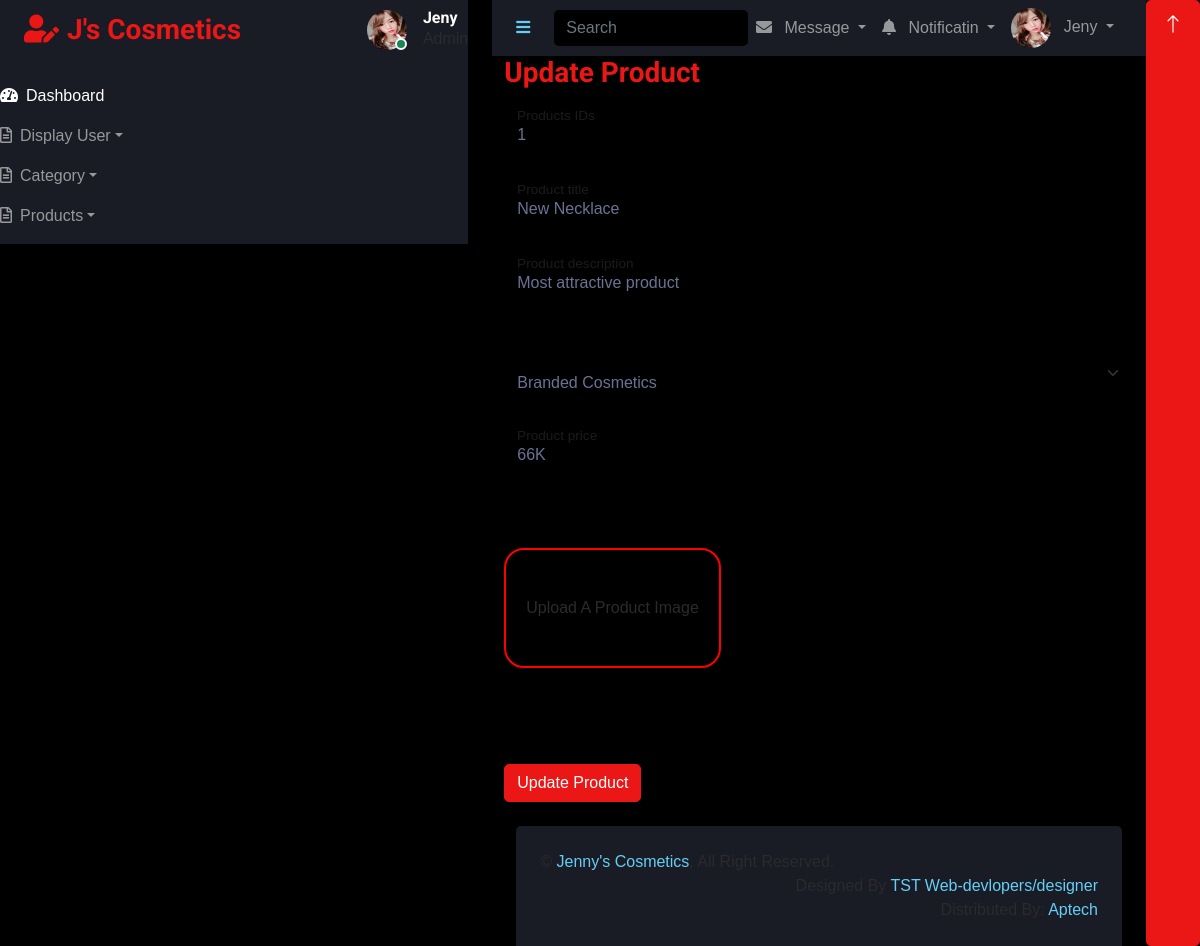
/admin/updproduct.php?id=1, run on the app's committed database.
### tables this page shows
CREATE TABLE `addproduct` (
  `pid` int(11) NOT NULL,
  `ptitle` varchar(255) NOT NULL,
  `pdescription` text NOT NULL,
  `pcategory` int(255) NOT NULL,
  `pprice` varchar(255) NOT NULL,
  `pimage` varchar(255) NOT NULL,
  `status` tinyint(4) NOT NULL DEFAULT 1
);

### admin/updproduct.php (the view, shortened to what this page needs)
<?php
require('../includes/config.php');
$pro_fetch = $_GET['id'];
$pro_id = "SELECT * FROM `addproduct` WHERE pid = '$pro_fetch'";
$con_db = mysqli_query($connection,$pro_id);
 if(mysqli_num_rows($con_db) > 0){
    while($up_db = mysqli_fetch_assoc($con_db)){
?>
<!DOCTYPE html>
<html lang="en">
<head>
    <link href="https://cdnjs.cloudflare.com/ajax/libs/font-awesome/5.10.0/css/all.min.css" rel="stylesheet">
    <link href="https://cdn.jsdelivr.net/npm/bootstrap-icons@1.4.1/font/bootstrap-icons.css" rel="stylesheet">
    <link href="lib/owlcarousel/assets/owl.carousel.min.css" rel="stylesheet">
    <link href="lib/tempusdominus/css/tempusdominus-bootstrap-4.min.css" rel="stylesheet" />
    <link href="css/bootstrap.min.css" rel="stylesheet">
    <link href="css/style.css" rel="stylesheet">
</head>
<body>
    <div class="container-fluid position-relative d-flex p-0">
        <?php
        include('sidebar.php');
        ?>
        <div class="content">
            <?php
            include('navbar.php');
            ?>
          <div class="container-fluid">
                        <h3 class="text-primary">Update Product</h3>
                        <form action="updprodetails.php" method="post" enctype= "multipart/form-data">
                        <div class="form-floating mb-3">
                            <input type="text" name="pid" class="form-control" id="floatingText" placeholder="Prouct ID" value="<?php echo $up_db['pid'];?>">
                            <label for="pid">Products IDs</label>
                        </div>
                        <div class="form-floating mb-3">
                            <input type="text" name="ptitle" class="form-control" id="floatingText" placeholder="Prouct Title" value="<?php echo $up_db['ptitle'];?>">
                            <label for="ptitle" >Product title</label>
                        </div>
                        <div class="form-floating mb-3">
                            <input type="text" name="pdesc" class="form-control" id="floatingInput" placeholder="Product Discription" value="<?php echo $up_db['pdescription'];?>">
                            <label for="pdesc" >Product description</label>
                        </div>
                        <div class="form-floating mb-3">
                  <br>
                <?php
                $products = "SELECT * from `addcat`";
                $result1 = mysqli_query($connection, $products);
                if(mysqli_num_rows($result1) > 0) {
                  ?>
                <select class="form-select col-md-12" name="pcat" aria-label="Default select example">
                    <?php
                    while($row = mysqli_fetch_assoc($result1)){
                    ?>
                    <option value="<?php echo $row['id']?>"><?php echo  $row['name']?></option>
                    <?php
                    }
                    }
                    ?>
                </select>
                </div>
                        <div class="form-floating mb-4">
                            <input type="text" name="pprice" class="form-control" id="floatingPrice" placeholder="Product price" value="<?php echo $up_db['pprice'];?>">
                            <label for="cdesc">Product price</label>
                        </div>
                        <div class=" mb-4 py-5">
                            <label for="imgFile">
                                <div class="addFile">
                                    Upload A Product Image
                                </div>
                            </label>
                        </div>
                        <br>
                        <input type="submit"  class="btn btn-primary btn-user btn-block"  value="Update Product"name="submit">
                        </form>
        </div>
       <?php
    }
       }
       ?>
          <?php
          include('footer.php');
          ?>
        </div>
        <a href="#" class="btn btn-lg btn-primary btn-lg-square back-to-top"><i class="bi bi-arrow-up"></i></a>
    </div>
</body>
</html>

### admin/sidebar.php (shortened to what this page needs)
<div class="sidebar pe-4 pb-3">
            <nav class="navbar bg-secondary navbar-dark">
                <a href="index.php" class="navbar-brand mx-4 mb-3">
                    <h3 class="text-primary"><i class="fa fa-user-edit me-2"></i>J's Cosmetics </h3>
                </a>
                <div class="d-flex align-items-center ms-4 mb-4">
                    <div class="position-relative">
                        <img class="rounded-circle" src="./img/jeny.jpg" alt="" style="width: 40px; height: 40px;">
                        <div class="bg-success rounded-circle border border-2 border-white position-absolute end-0 bottom-0 p-1"></div>
                    </div>
                    <div class="ms-3">
                        <h6 class="mb-0">Jeny</h6>
                        <span>Admin</span>
                    </div>
                </div>
                <div class="navbar-nav w-100">
                    <a href="index.php" class="nav-item nav-link active"><i class="fa fa-tachometer-alt me-2"></i>Dashboard</a>
                    <div class="nav-item dropdown">
                        <a href="#" class="nav-link dropdown-toggle" data-bs-toggle="dropdown"><i class="far fa-file-alt me-2"></i>Display User</a>
                    </div>
                    <div class="nav-item dropdown">
                        <a href="#" class="nav-link dropdown-toggle" data-bs-toggle="dropdown"><i class="far fa-file-alt me-2"></i>Category</a>
                    </div>
                    <div class="nav-item dropdown">
                        <a href="#" class="nav-link dropdown-toggle" data-bs-toggle="dropdown"><i class="far fa-file-alt me-2"></i>Products</a>
                    </div>
                </div>
            </nav>
        </div>

### admin/navbar.php (shortened to what this page needs)
<nav class="navbar navbar-expand bg-secondary navbar-dark sticky-top px-4 py-0">
                <a href="#" class="sidebar-toggler flex-shrink-0">
                    <i class="fa fa-bars"></i>
                </a>
                <form class="d-none d-md-flex ms-4">
                    <input class="form-control bg-dark border-0" type="search" placeholder="Search">
                </form>
                <div class="navbar-nav align-items-center ms-auto">
                    <div class="nav-item dropdown">
                        <a href="#" class="nav-link dropdown-toggle" data-bs-toggle="dropdown">
                            <i class="fa fa-envelope me-lg-2"></i>
                            <span class="d-none d-lg-inline-flex">Message</span>
                        </a>
                    </div>
                    <div class="nav-item dropdown">
                        <a href="#" class="nav-link dropdown-toggle" data-bs-toggle="dropdown">
                            <i class="fa fa-bell me-lg-2"></i>
                            <span class="d-none d-lg-inline-flex">Notificatin</span>
                        </a>
                    </div>
                    <div class="nav-item dropdown">
                        <a href="#" class="nav-link dropdown-toggle" data-bs-toggle="dropdown">
                            <img class="rounded-circle me-lg-2" src="img/jeny.jpg" alt="" style="width: 40px; height: 40px;">
                            <span class="d-none d-lg-inline-flex">Jeny</span>
                        </a>
                    </div>
                </div>
            </nav>

### admin/updproduct.php (style rules this page uses)
.addFile { padding: 20px; height: 120px; border: 2px solid red; border-radius: 20PX; display: flex; align-items: center; justify-content: center; }

### data on the page
addproduct: pid "1", ptitle "New Necklace", pdesc "Most attractive product", pprice "66K"

### other printed values
form field pcat "Branded Cosmetics"
